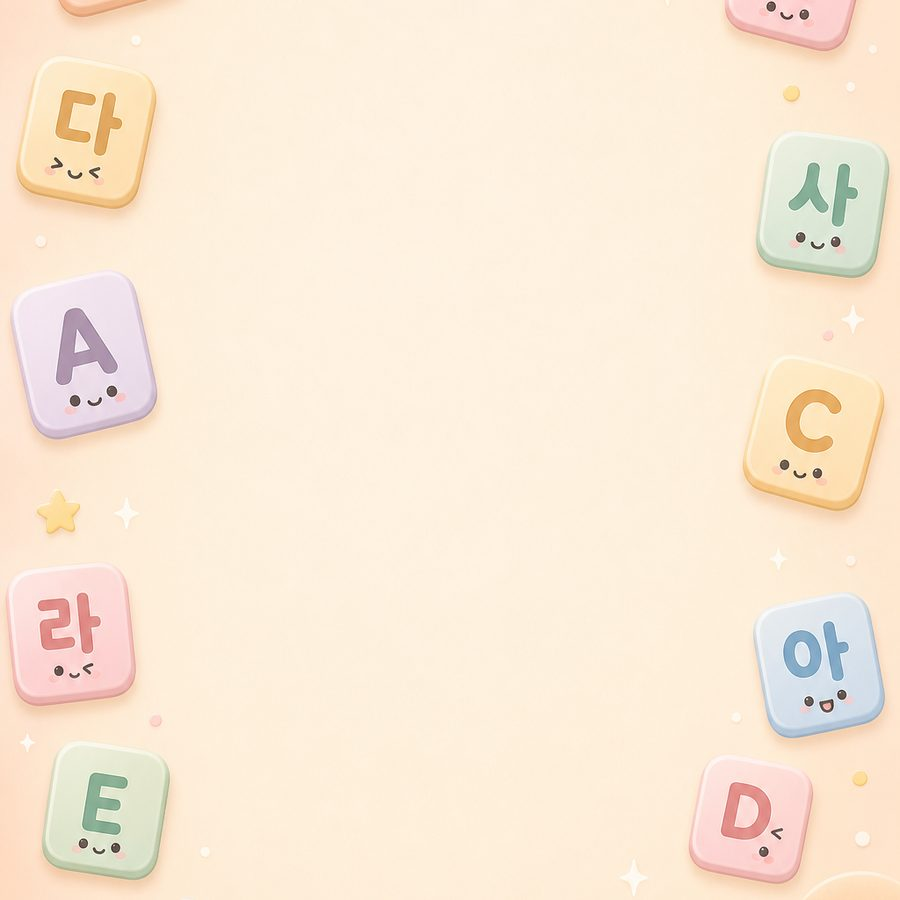
#> input picture assets/anagram-bg.jpg, 900 x 900 px
$ python -i covers.py   (imports and definitions only)
#> lines starting #> are read from the running program, lines starting #| are printed output that depends on the picture
# -*- coding: utf-8 -*-
"""홈 로비 게임 표지 — assets/cover/<id>.jpg (360×480, 카드 비율 3:4). 여러 번 실행해도 된다.
1순위: 무한 캔버스(canvas/graph.json)에서 프롬프트가 'cover-<id> —'로 시작하는 가장 최근 이미지
       (게임 세계 그림을 참조해 게임의 대표 물건을 장면 안에 그려 넣은 표지 — 2026-09-28 사용자 승인 A안)
2순위: assets/stage/<id>.jpg(세계 그림만) — 새 게임은 우선 이것으로 나가고, 캔버스에서 cover-<id>를 만들면 바뀐다."""
import os, json, re
from PIL import Image
ROOT = os.path.dirname(os.path.dirname(os.path.dirname(os.path.abspath(__file__))))
# [1 line not run here, left out]
W, H = 360, 480
def cover(src, dst):
#> called with src = '../../assets/anagram-bg.jpg', dst = 'out.png'
    im = Image.open(src).convert('RGB'); r = max(W / im.width, H / im.height)
#> in cover, im is the input picture: PIL image 900x900 RGB; mean R, G, B 249.7, 233.5, 214.5
#> after `r = max(W / im.width, H / im.height)`: r = 0.533
    im = im.resize((round(im.width * r), round(im.height * r)), Image.LANCZOS)
#> im: PIL image 480x480 RGB
    l, t = (im.width - W) // 2, (im.height - H) // 2
#> l = 60; t = 0
    im.crop((l, t, l + W, t + H)).save(dst, quality=74, optimize=True, progressive=True)
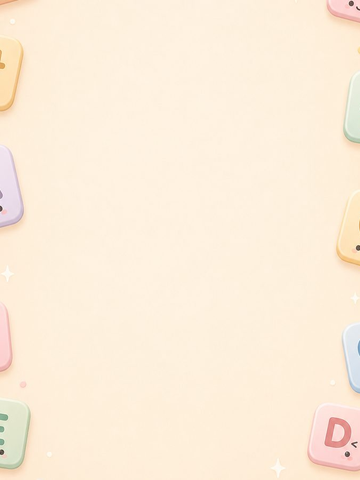
#> saved as out.png: PIL image 360x480 RGB; mean R, G, B 252.6, 237.8, 219.1
art = {}
# [7 lines not run here, left out]
art = {('chop' if k == 'tower' else k): v for k, v in art.items()}   # 시안 때 말로우 타워는 'cover-tower'로 만들었다
stage = os.path.join(ROOT, 'assets', 'stage')
# [1 line that did not run here, left out]
# [3 lines not run here, left out]

>>> result = cover('../../assets/anagram-bg.jpg', 'out.png')

$ run again, on assets/chop-bg.jpg
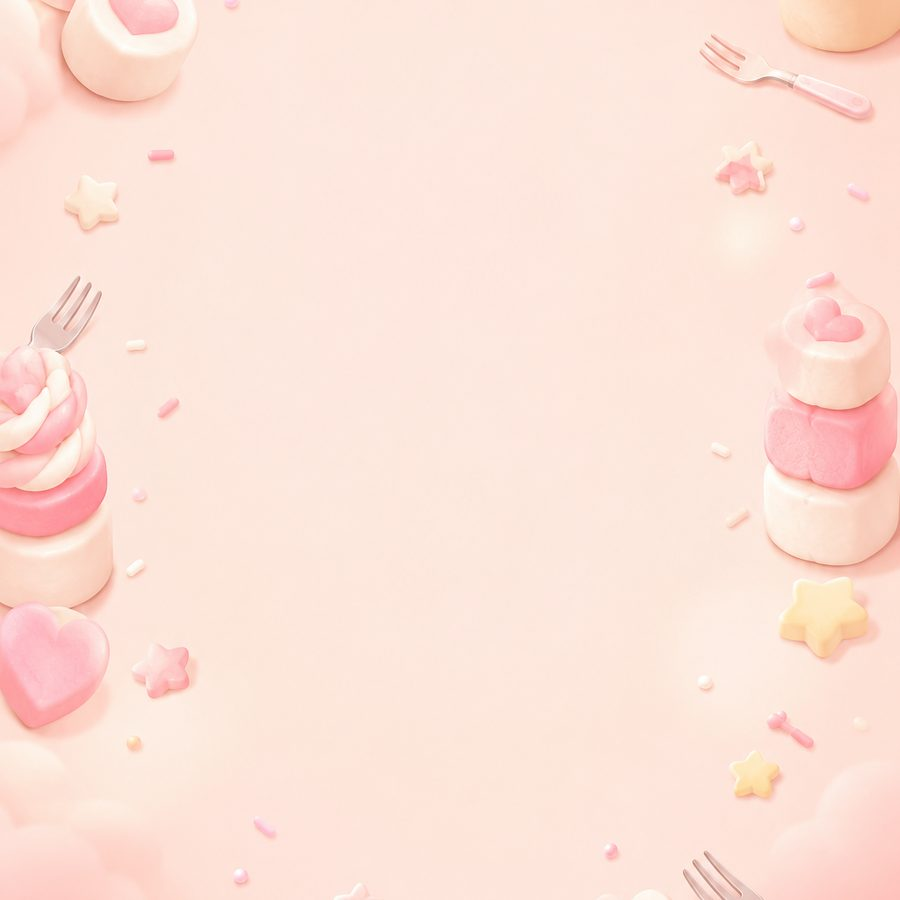
#> input picture assets/chop-bg.jpg, 900 x 900 px
#> in cover, im is the input picture: PIL image 900x900 RGB; mean R, G, B 252.6, 226, 215.4
#> im: PIL image 480x480 RGB
#> in cover, `im.crop((l, t, l + W, t + H)).save(dst, quality=74, optimize=True, pro..`:
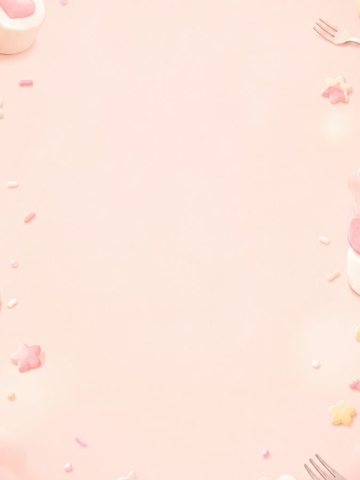
#> saved as out.png: PIL image 360x480 RGB; mean R, G, B 252.9, 230.2, 219.6

$ run again, on assets/count-bg.jpg
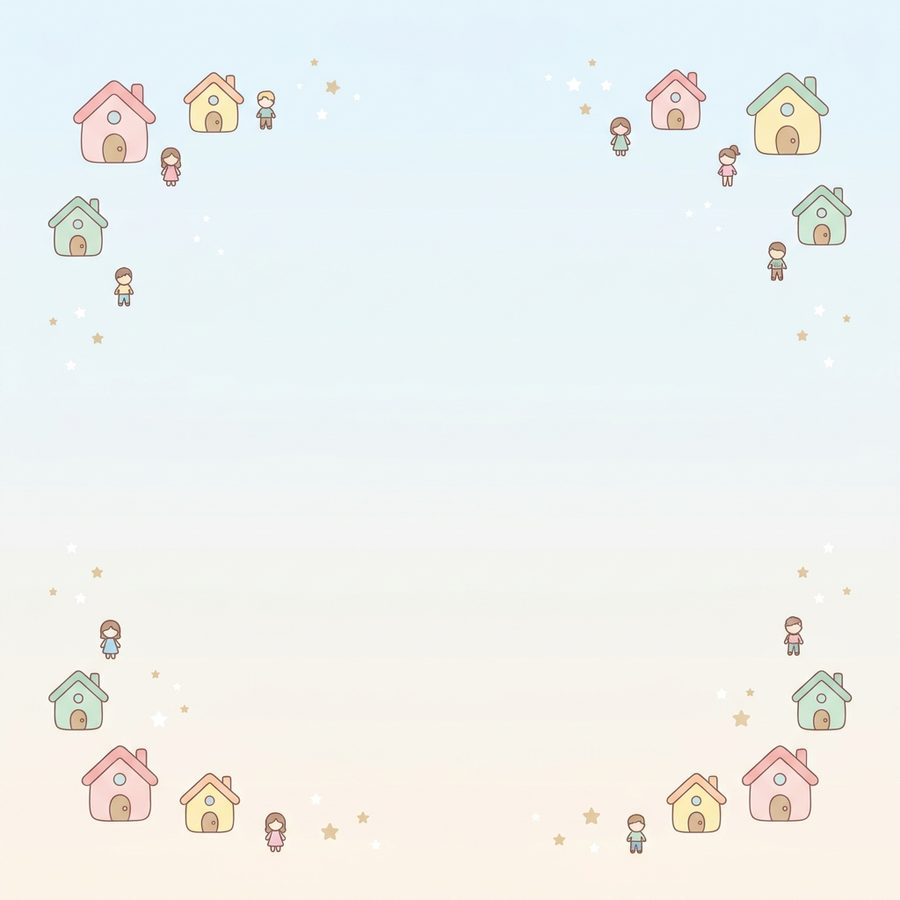
#> input picture assets/count-bg.jpg, 900 x 900 px
#> in cover, im is the input picture: PIL image 900x900 RGB; mean R, G, B 238, 241, 239.1
#> im: PIL image 480x480 RGB
#> in cover, `im.crop((l, t, l + W, t + H)).save(dst, quality=74, optimize=True, pro..`:
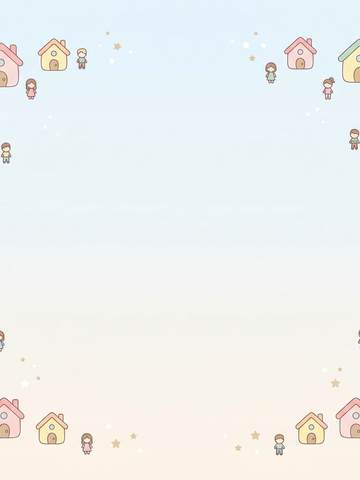
#> saved as out.png: PIL image 360x480 RGB; mean R, G, B 238.5, 241.5, 239.8

$ run again, on assets/diff-bg.jpg
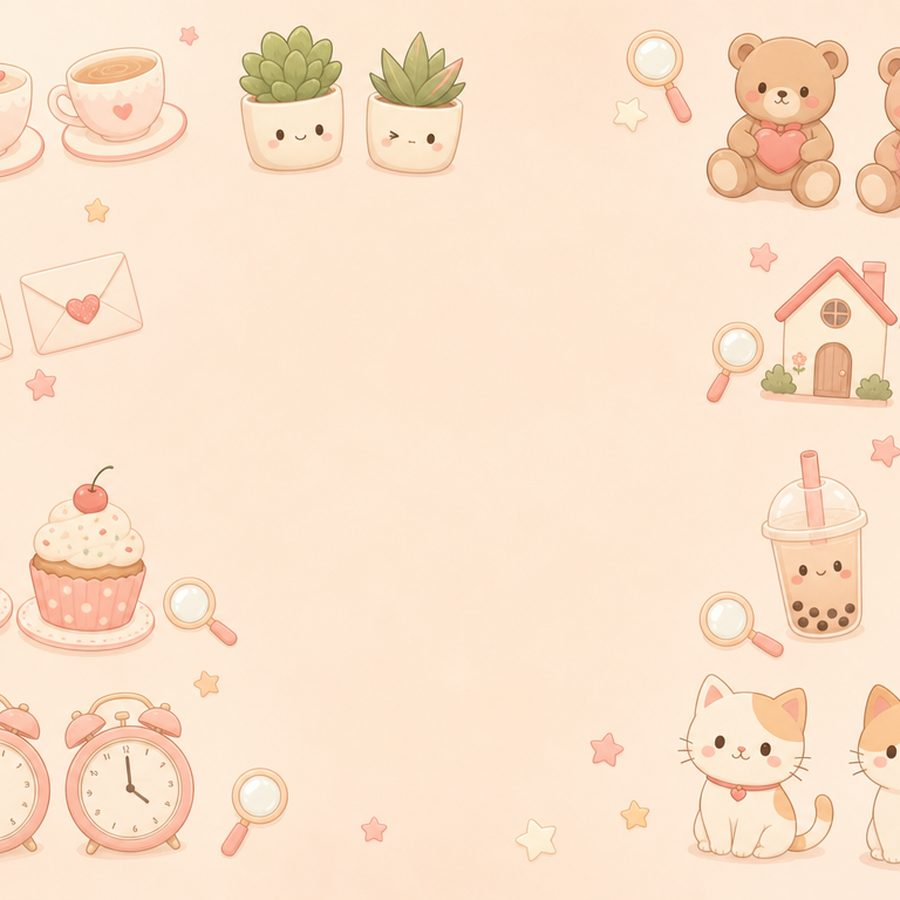
#> input picture assets/diff-bg.jpg, 900 x 900 px
#> in cover, im is the input picture: PIL image 900x900 RGB; mean R, G, B 250.3, 225.6, 202.6
#> im: PIL image 480x480 RGB
#> in cover, `im.crop((l, t, l + W, t + H)).save(dst, quality=74, optimize=True, pro..`:
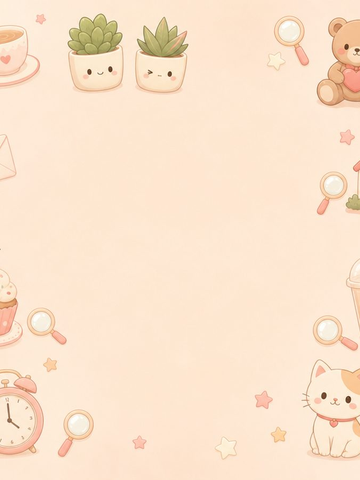
#> saved as out.png: PIL image 360x480 RGB; mean R, G, B 251, 227.7, 204.9
